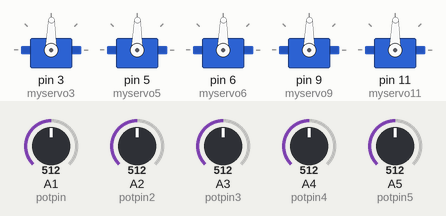
This sketch was run on a simulated Arduino Uno, built with avr-gcc and run on an emulated ATmega328P. Parts: 5 × servo. The inputs (shaded band) are chosen by the test bench; at power-on: A1 (potpin) = 512, A2 (potpin2) = 512, A3 (potpin3) = 512, A4 (potpin4) = 512, A5 (potpin5) = 512.

Above: at 1.2 s.
1.3 s: A1 (potpin) set to 716
At 2.5 s:
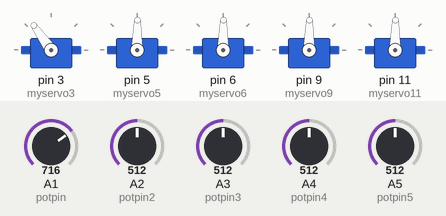
2.8 s: A2 (potpin2) set to 716
At 3.7 s:
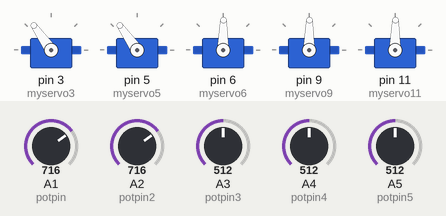
4.3 s: A3 (potpin3) set to 716
At 4.7 s:
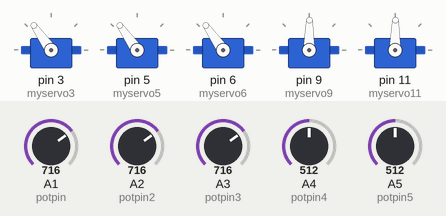
5.8 s: A4 (potpin4) set to 716
At 6.7 s:
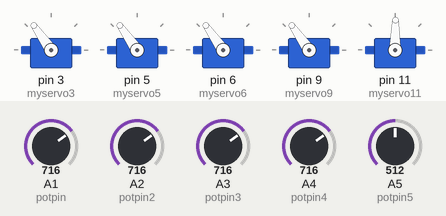
7.3 s: A5 (potpin5) set to 716
At 7.8 s:
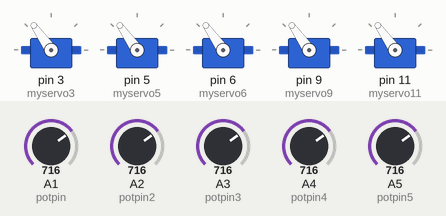
8.8 s: A1 (potpin) set to 992
At 10.0 s:
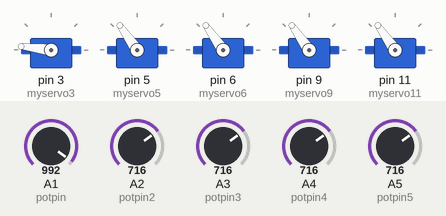
Timing chart, 0 to 11.3 s (numbered marks = the images above; inputs shaded):
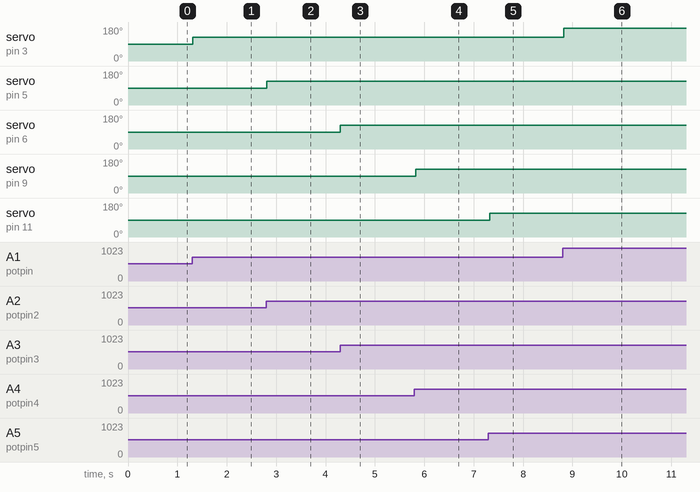

Measured:
- after the input at 1.3 s, servo on pin 3 (myservo3): 89° → 125° at once
- after the input at 2.8 s, servo on pin 5 (myservo5): 89° → 125° at once
- after the input at 4.3 s, servo on pin 6 (myservo6): 89° → 125° at once
- after the input at 5.8 s, servo on pin 9 (myservo9): 89° → 125° at once
- after the input at 7.3 s, servo on pin 11 (myservo11): 89° → 125° at once
- after the input at 8.8 s, servo on pin 3 (myservo3): 125° → 173° at once

The sketch:

robo_arm.ino
```cpp
// code controls an arduino based robot arm
// used 4 servo motors

#include <Servo.h>

Servo myservo3;
Servo myservo5;
Servo myservo6;
Servo myservo9;
Servo myservo11;

int potpin = 1;
int potpin2 = 2;
int potpin3 = 3;
int potpin4 = 4;
int potpin5 = 5;

int val = 0;
int val2 = 0;
int val3 = 0;
int val4 = 0;
int val5 = 0;

void setup()
{
myservo3.attach(3);
myservo5.attach(5);
myservo6.attach(6);
myservo9.attach(9);
myservo11.attach(11);
}

void loop()
{

val = analogRead(potpin);
val = map(val, 0, 1023, 0, 179);
myservo3.write(val);
delay(5);
val2 = analogRead(potpin2);
val2 = map(val2, 0, 1023, 0, 179);
myservo5.write(val2);
delay(5);
val3 = analogRead(potpin3);
val3 = map(val3, 0, 1023, 0, 179);
myservo6.write(val3);
delay(5);
val4 = analogRead(potpin4);
val4 = map(val4, 0, 1023, 0, 179);
myservo9.write(val4);
delay(5);
val5 = analogRead(potpin5);
val5 = map(val5, 0, 1023, 0, 179);
myservo11.write(val5);
delay(5);
}
```
